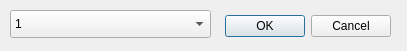
<?xml version="1.0" encoding="UTF-8"?>
<ui version="4.0">
 <class>Dialog</class>
 <widget class="QDialog" name="Dialog">
  <property name="geometry">
   <rect>
    <x>0</x>
    <y>0</y>
    <width>407</width>
    <height>51</height>
   </rect>
  </property>
  <property name="windowTitle">
   <string>Dialog</string>
  </property>
  <widget class="QDialogButtonBox" name="buttonBox">
   <property name="geometry">
    <rect>
     <x>210</x>
     <y>10</y>
     <width>181</width>
     <height>32</height>
    </rect>
   </property>
   <property name="orientation">
    <enum>Qt::Horizontal</enum>
   </property>
   <property name="standardButtons">
    <set>QDialogButtonBox::Cancel|QDialogButtonBox::Ok</set>
   </property>
  </widget>
  <widget class="QComboBox" name="comboBox">
   <property name="geometry">
    <rect>
     <x>10</x>
     <y>10</y>
     <width>201</width>
     <height>28</height>
    </rect>
   </property>
   <item>
    <property name="text">
     <string>1</string>
    </property>
   </item>
   <item>
    <property name="text">
     <string>2</string>
    </property>
   </item>
   <item>
    <property name="text">
     <string>3</string>
    </property>
   </item>
   <item>
    <property name="text">
     <string>4</string>
    </property>
   </item>
   <item>
    <property name="text">
     <string>5</string>
    </property>
   </item>
  </widget>
 </widget>
 <resources/>
 <connections>
  <connection>
   <sender>buttonBox</sender>
   <signal>accepted()</signal>
   <receiver>Dialog</receiver>
   <slot>accept()</slot>
   <hints>
    <hint type="sourcelabel">
     <x>248</x>
     <y>254</y>
    </hint>
    <hint type="destinationlabel">
     <x>157</x>
     <y>274</y>
    </hint>
   </hints>
  </connection>
  <connection>
   <sender>buttonBox</sender>
   <signal>rejected()</signal>
   <receiver>Dialog</receiver>
   <slot>reject()</slot>
   <hints>
    <hint type="sourcelabel">
     <x>316</x>
     <y>260</y>
    </hint>
    <hint type="destinationlabel">
     <x>286</x>
     <y>274</y>
    </hint>
   </hints>
  </connection>
 </connections>
</ui>
